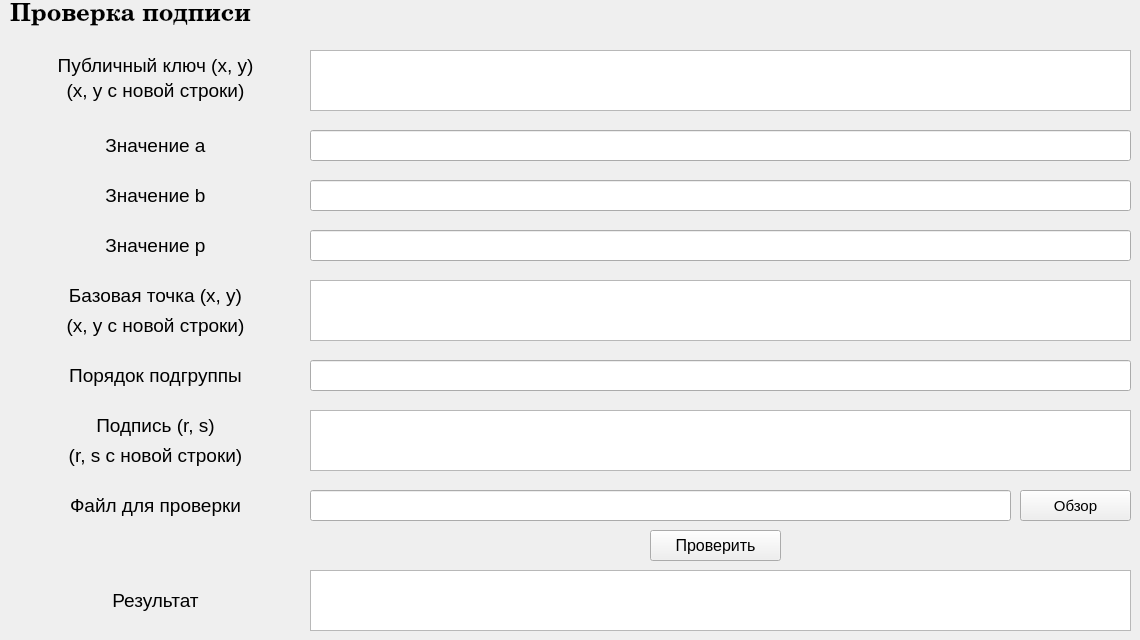
    <widget class="QWidget" name="VerifySign">
     <attribute name="title">
      <string>Проверка подписи</string>
     </attribute>
     <widget class="QLabel" name="label_23">
      <property name="geometry">
       <rect>
        <x>0</x>
        <y>350</y>
        <width>311</width>
        <height>51</height>
       </rect>
      </property>
      <property name="font">
       <font>
        <pointsize>14</pointsize>
       </font>
      </property>
      <property name="text">
       <string>Порядок подгруппы</string>
      </property>
      <property name="alignment">
       <set>Qt::AlignCenter</set>
      </property>
     </widget>
     <widget class="QLabel" name="label_24">
      <property name="geometry">
       <rect>
        <x>0</x>
        <y>480</y>
        <width>311</width>
        <height>51</height>
       </rect>
      </property>
      <property name="font">
       <font>
        <pointsize>14</pointsize>
       </font>
      </property>
      <property name="text">
       <string>Файл для проверки</string>
      </property>
      <property name="alignment">
       <set>Qt::AlignCenter</set>
      </property>
     </widget>
     <widget class="QLabel" name="label_25">
      <property name="geometry">
       <rect>
        <x>0</x>
        <y>580</y>
        <width>311</width>
        <height>41</height>
       </rect>
      </property>
      <property name="font">
       <font>
        <pointsize>14</pointsize>
       </font>
      </property>
      <property name="text">
       <string>Результат</string>
      </property>
      <property name="alignment">
       <set>Qt::AlignCenter</set>
      </property>
     </widget>
     <widget class="QLineEdit" name="InputSubgroupOrderVerify">
      <property name="geometry">
       <rect>
        <x>310</x>
        <y>360</y>
        <width>821</width>
        <height>31</height>
       </rect>
      </property>
      <property name="font">
       <font>
        <pointsize>11</pointsize>
       </font>
      </property>
      <property name="text">
       <string/>
      </property>
      <property name="frame">
       <bool>true</bool>
      </property>
     </widget>
     <widget class="QPushButton" name="FileVerifySign">
      <property name="geometry">
       <rect>
        <x>1020</x>
        <y>490</y>
        <width>111</width>
        <height>31</height>
       </rect>
      </property>
      <property name="font">
       <font>
        <pointsize>11</pointsize>
       </font>
      </property>
      <property name="text">
       <string>Обзор</string>
      </property>
     </widget>
     <widget class="QLineEdit" name="InputAVerify">
      <property name="geometry">
       <rect>
        <x>310</x>
        <y>130</y>
        <width>821</width>
        <height>31</height>
       </rect>
      </property>
      <property name="font">
       <font>
        <pointsize>11</pointsize>
       </font>
      </property>
      <property name="frame">
       <bool>true</bool>
      </property>
     </widget>
     <widget class="QLabel" name="label_18">
      <property name="geometry">
       <rect>
        <x>0</x>
        <y>220</y>
        <width>311</width>
        <height>51</height>
       </rect>
      </property>
      <property name="font">
       <font>
        <pointsize>14</pointsize>
       </font>
      </property>
      <property name="text">
       <string>Значение p</string>
      </property>
      <property name="alignment">
       <set>Qt::AlignCenter</set>
      </property>
     </widget>
     <widget class="QLabel" name="label_22">
      <property name="geometry">
       <rect>
        <x>0</x>
        <y>310</y>
        <width>311</width>
        <height>31</height>
       </rect>
      </property>
      <property name="font">
       <font>
        <pointsize>14</pointsize>
       </font>
      </property>
      <property name="text">
       <string>(x, y с новой строки)</string>
      </property>
      <property name="alignment">
       <set>Qt::AlignCenter</set>
      </property>
     </widget>
     <widget class="QLabel" name="label_26">
      <property name="geometry">
       <rect>
        <x>0</x>
        <y>70</y>
        <width>311</width>
        <height>41</height>
       </rect>
      </property>
      <property name="font">
       <font>
        <pointsize>14</pointsize>
       </font>
      </property>
      <property name="text">
       <string>(x, y с новой строки)</string>
      </property>
      <property name="alignment">
       <set>Qt::AlignCenter</set>
      </property>
     </widget>
     <widget class="QLabel" name="label_17">
      <property name="geometry">
       <rect>
        <x>10</x>
        <y>0</y>
        <width>691</width>
        <height>31</height>
       </rect>
      </property>
      <property name="font">
       <font>
        <family>Century</family>
        <pointsize>18</pointsize>
        <weight>75</weight>
        <bold>true</bold>
       </font>
      </property>
      <property name="frameShape">
       <enum>QFrame::NoFrame</enum>
      </property>
      <property name="text">
       <string>Проверка подписи</string>
      </property>
      <property name="textFormat">
       <enum>Qt::AutoText</enum>
      </property>
      <property name="alignment">
       <set>Qt::AlignLeading|Qt::AlignLeft|Qt::AlignVCenter</set>
      </property>
      <property name="openExternalLinks">
       <bool>false</bool>
      </property>
     </widget>
     <widget class="QLineEdit" name="InputBVerify">
      <property name="geometry">
       <rect>
        <x>310</x>
        <y>180</y>
        <width>821</width>
        <height>31</height>
       </rect>
      </property>
      <property name="font">
       <font>
        <pointsize>11</pointsize>
       </font>
      </property>
      <property name="text">
       <string/>
      </property>
      <property name="frame">
       <bool>true</bool>
      </property>
     </widget>
     <widget class="QTextEdit" name="InputSignVerify">
      <property name="geometry">
       <rect>
        <x>310</x>
        <y>410</y>
        <width>821</width>
        <height>61</height>
       </rect>
      </property>
      <property name="font">
       <font>
        <pointsize>11</pointsize>
       </font>
      </property>
      <property name="frameShape">
       <enum>QFrame::StyledPanel</enum>
      </property>
      <property name="html">
       <string>&lt;!DOCTYPE HTML PUBLIC &quot;-//W3C//DTD HTML 4.0//EN&quot; &quot;http://www.w3.org/TR/REC-html40/strict.dtd&quot;&gt;
&lt;html&gt;&lt;head&gt;&lt;meta name=&quot;qrichtext&quot; content=&quot;1&quot; /&gt;&lt;style type=&quot;text/css&quot;&gt;
p, li { white-space: pre-wrap; }
&lt;/style&gt;&lt;/head&gt;&lt;body style=&quot; font-family:'MS Shell Dlg 2'; font-size:11pt; font-weight:400; font-style:normal;&quot;&gt;
&lt;p style=&quot;-qt-paragraph-type:empty; margin-top:0px; margin-bottom:0px; margin-left:0px; margin-right:0px; -qt-block-indent:0; text-indent:0px; font-family:'Century'; font-size:10pt;&quot;&gt;&lt;br /&gt;&lt;/p&gt;&lt;/body&gt;&lt;/html&gt;</string>
      </property>
     </widget>
     <widget class="QLabel" name="label_20">
      <property name="geometry">
       <rect>
        <x>0</x>
        <y>170</y>
        <width>311</width>
        <height>51</height>
       </rect>
      </property>
      <property name="font">
       <font>
        <pointsize>14</pointsize>
       </font>
      </property>
      <property name="text">
       <string>Значение b</string>
      </property>
      <property name="alignment">
       <set>Qt::AlignCenter</set>
      </property>
     </widget>
     <widget class="QTextEdit" name="InputPublicKeyVerify">
      <property name="geometry">
       <rect>
        <x>310</x>
        <y>50</y>
        <width>821</width>
        <height>61</height>
       </rect>
      </property>
      <property name="font">
       <font>
        <pointsize>11</pointsize>
       </font>
      </property>
      <property name="frameShape">
       <enum>QFrame::StyledPanel</enum>
      </property>
      <property name="html">
       <string>&lt;!DOCTYPE HTML PUBLIC &quot;-//W3C//DTD HTML 4.0//EN&quot; &quot;http://www.w3.org/TR/REC-html40/strict.dtd&quot;&gt;
&lt;html&gt;&lt;head&gt;&lt;meta name=&quot;qrichtext&quot; content=&quot;1&quot; /&gt;&lt;style type=&quot;text/css&quot;&gt;
p, li { white-space: pre-wrap; }
&lt;/style&gt;&lt;/head&gt;&lt;body style=&quot; font-family:'MS Shell Dlg 2'; font-size:11pt; font-weight:400; font-style:normal;&quot;&gt;
&lt;p style=&quot;-qt-paragraph-type:empty; margin-top:0px; margin-bottom:0px; margin-left:0px; margin-right:0px; -qt-block-indent:0; text-indent:0px; font-family:'Century'; font-size:10pt;&quot;&gt;&lt;br /&gt;&lt;/p&gt;&lt;/body&gt;&lt;/html&gt;</string>
      </property>
     </widget>
     <widget class="QLabel" name="label_27">
      <property name="geometry">
       <rect>
        <x>0</x>
        <y>410</y>
        <width>311</width>
        <height>31</height>
       </rect>
      </property>
      <property name="font">
       <font>
        <pointsize>14</pointsize>
       </font>
      </property>
      <property name="text">
       <string>Подпись (r, s)</string>
      </property>
      <property name="alignment">
       <set>Qt::AlignCenter</set>
      </property>
     </widget>
     <widget class="QLabel" name="label_19">
      <property name="geometry">
       <rect>
        <x>0</x>
        <y>120</y>
        <width>311</width>
        <height>51</height>
       </rect>
      </property>
      <property name="font">
       <font>
        <pointsize>14</pointsize>
       </font>
      </property>
      <property name="text">
       <string>Значение a</string>
      </property>
      <property name="alignment">
       <set>Qt::AlignCenter</set>
      </property>
     </widget>
     <widget class="QLabel" name="label_28">
      <property name="geometry">
       <rect>
        <x>0</x>
        <y>440</y>
        <width>311</width>
        <height>31</height>
       </rect>
      </property>
      <property name="font">
       <font>
        <pointsize>14</pointsize>
       </font>
      </property>
      <property name="text">
       <string>(r, s с новой строки)</string>
      </property>
      <property name="alignment">
       <set>Qt::AlignCenter</set>
      </property>
     </widget>
     <widget class="QLabel" name="label_21">
      <property name="geometry">
       <rect>
        <x>0</x>
        <y>50</y>
        <width>311</width>
        <height>31</height>
       </rect>
      </property>
      <property name="font">
       <font>
        <pointsize>14</pointsize>
       </font>
      </property>
      <property name="text">
       <string>Публичный ключ (x, y)</string>
      </property>
      <property name="alignment">
       <set>Qt::AlignCenter</set>
      </property>
     </widget>
     <widget class="QLineEdit" name="InputFileVerifySign">
      <property name="geometry">
       <rect>
        <x>310</x>
        <y>490</y>
        <width>701</width>
        <height>31</height>
       </rect>
      </property>
      <property name="font">
       <font>
        <pointsize>11</pointsize>
       </font>
      </property>
      <property name="text">
       <string/>
      </property>
      <property name="frame">
       <bool>true</bool>
      </property>
     </widget>
     <widget class="QTextEdit" name="ResultVerify">
      <property name="geometry">
       <rect>
        <x>310</x>
        <y>570</y>
        <width>821</width>
        <height>61</height>
       </rect>
      </property>
      <property name="font">
       <font>
        <pointsize>11</pointsize>
       </font>
      </property>
      <property name="frameShape">
       <enum>QFrame::StyledPanel</enum>
      </property>
      <property name="readOnly">
       <bool>true</bool>
      </property>
      <property name="html">
       <string>&lt;!DOCTYPE HTML PUBLIC &quot;-//W3C//DTD HTML 4.0//EN&quot; &quot;http://www.w3.org/TR/REC-html40/strict.dtd&quot;&gt;
&lt;html&gt;&lt;head&gt;&lt;meta name=&quot;qrichtext&quot; content=&quot;1&quot; /&gt;&lt;style type=&quot;text/css&quot;&gt;
p, li { white-space: pre-wrap; }
&lt;/style&gt;&lt;/head&gt;&lt;body style=&quot; font-family:'MS Shell Dlg 2'; font-size:11pt; font-weight:400; font-style:normal;&quot;&gt;
&lt;p style=&quot;-qt-paragraph-type:empty; margin-top:0px; margin-bottom:0px; margin-left:0px; margin-right:0px; -qt-block-indent:0; text-indent:0px; font-family:'Century'; font-size:10pt;&quot;&gt;&lt;br /&gt;&lt;/p&gt;&lt;/body&gt;&lt;/html&gt;</string>
      </property>
     </widget>
     <widget class="QTextEdit" name="InputBasePointVerify">
      <property name="geometry">
       <rect>
        <x>310</x>
        <y>280</y>
        <width>821</width>
        <height>61</height>
       </rect>
      </property>
      <property name="font">
       <font>
        <pointsize>11</pointsize>
       </font>
      </property>
      <property name="frameShape">
       <enum>QFrame::StyledPanel</enum>
      </property>
      <property name="html">
       <string>&lt;!DOCTYPE HTML PUBLIC &quot;-//W3C//DTD HTML 4.0//EN&quot; &quot;http://www.w3.org/TR/REC-html40/strict.dtd&quot;&gt;
&lt;html&gt;&lt;head&gt;&lt;meta name=&quot;qrichtext&quot; content=&quot;1&quot; /&gt;&lt;style type=&quot;text/css&quot;&gt;
p, li { white-space: pre-wrap; }
&lt;/style&gt;&lt;/head&gt;&lt;body style=&quot; font-family:'MS Shell Dlg 2'; font-size:11pt; font-weight:400; font-style:normal;&quot;&gt;
&lt;p style=&quot;-qt-paragraph-type:empty; margin-top:0px; margin-bottom:0px; margin-left:0px; margin-right:0px; -qt-block-indent:0; text-indent:0px; font-family:'Century'; font-size:10pt;&quot;&gt;&lt;br /&gt;&lt;/p&gt;&lt;/body&gt;&lt;/html&gt;</string>
      </property>
     </widget>
     <widget class="QLabel" name="label_29">
      <property name="geometry">
       <rect>
        <x>0</x>
        <y>280</y>
        <width>311</width>
        <height>31</height>
       </rect>
      </property>
      <property name="font">
       <font>
        <pointsize>14</pointsize>
       </font>
      </property>
      <property name="text">
       <string>Базовая точка (x, y)</string>
      </property>
      <property name="alignment">
       <set>Qt::AlignCenter</set>
      </property>
     </widget>
     <widget class="QLineEdit" name="InputPVerify">
      <property name="geometry">
       <rect>
        <x>310</x>
        <y>230</y>
        <width>821</width>
        <height>31</height>
       </rect>
      </property>
      <property name="font">
       <font>
        <pointsize>11</pointsize>
       </font>
      </property>
      <property name="text">
       <string/>
      </property>
      <property name="frame">
       <bool>true</bool>
      </property>
     </widget>
     <widget class="QPushButton" name="Verify">
      <property name="geometry">
       <rect>
        <x>650</x>
        <y>530</y>
        <width>131</width>
        <height>31</height>
       </rect>
      </property>
      <property name="font">
       <font>
        <pointsize>12</pointsize>
       </font>
      </property>
      <property name="text">
       <string>Проверить</string>
      </property>
     </widget>
    </widget>
